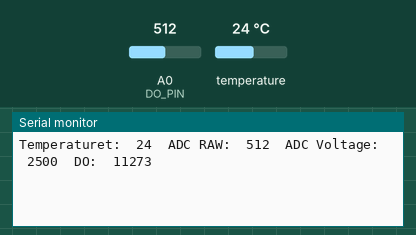
Recording of a sketch running on a simulated Arduino Uno, built with avr-gcc and run on an emulated ATmega328P. Shown: the last lines printed to the serial monitor. The test bench sets the inputs (shaded band); at power-on: temperature 24 °C, A0 (DO_PIN) = 512. EEPROM starts erased.

Above: at 1.2 s.
1.3 s: temperature set to 12 °C
At 1.8 s:
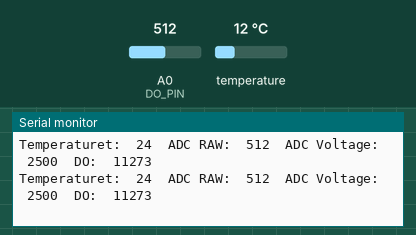
2.8 s: A0 (DO_PIN) set to 490
At 3.7 s:
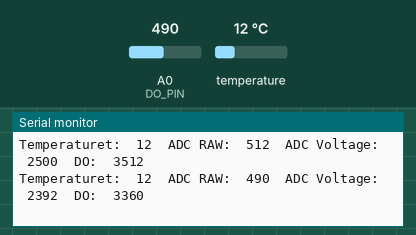
4.3 s: temperature set to 19 °C
At 4.8 s:
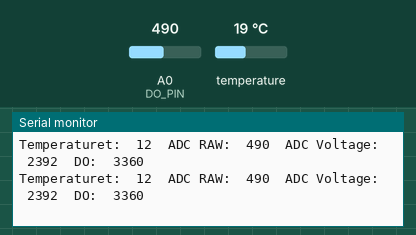
5.8 s: A0 (DO_PIN) set to 510
At 5.8 s:
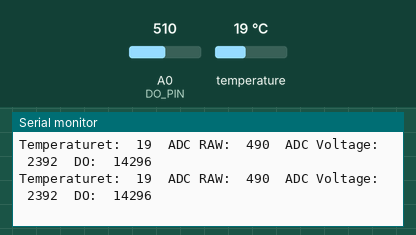
7.3 s: temperature set to 28 °C
At 8.0 s:
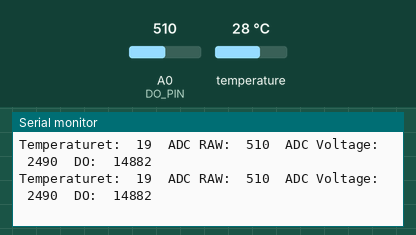
Timing chart, 0 to 10.3 s (numbered marks = the images above; inputs shaded):
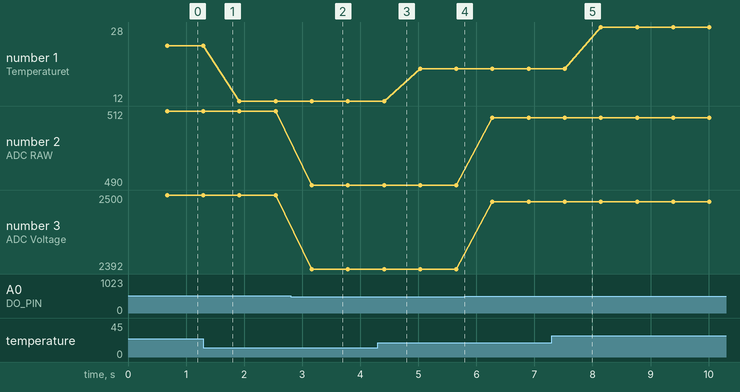

Measured:
- after the input at 2.8 s, the serial monitor: prints a new line after 0.36 s (image 2)
- plotted number 1: 24 → 12 after the input at 1.3 s, 12 → 19 after the input at 4.3 s, 19 → 28 after the input at 7.3 s
- plotted number 2: 512 → 490 after the input at 2.8 s, 490 → 510 after the input at 5.8 s
- plotted number 3: 2500 → 2392 after the input at 2.8 s, 2392 → 2490 after the input at 5.8 s

The sketch:

Cat.ino
```cpp
#include <OneWire.h> //Temp & DO
#include <EEPROM.h>  //TDS & Conductivity
#include "GravityTDS.h" //TDS
#include "DFRobot_EC10.h" //Conductivity

//----------------TEMP--------------------
int TempSensorPin = 2; //DS18S20 Signal pin on digital 2
//Temperature chip i/o
OneWire ds(TempSensorPin);  // on digital pin 2
float temperature;

//----------------PH-----------------------
#define pHSensorPin 2        //pH meter Analog output to Arduino Analog Input 0
unsigned long int avgValue;  //Store the average value of the sensor feedback
float b;
int buf[10],temp;
float ph;

//----------------TURBIDITY----------------
#define TurbiditySensorPin A1
float turbidity;

//---------------TDS-----------------------
#define TdsSensorPin A4
GravityTDS gravityTds;
float tdsValue = 0;

//----------------CONDUCTIVITY------------
#define ConductivityPin A3
float voltageEC,ecValue;
DFRobot_EC10 ec;

//-------------DO-------------------------
#define DO_PIN A0

#define VREF 5000    //VREF (mv)
#define ADC_RES 1024 //ADC Resolution

//Single-point calibration Mode=0
//Two-point calibration Mode=1
#define TWO_POINT_CALIBRATION 1

#define READ_TEMP (25) //Current water temperature ℃, Or temperature sensor function!!!!!!!!!!!!!!!!!!!!!!!!!!

//Single point calibration needs to be filled CAL1_V and CAL1_T
#define CAL1_V (1928) //mv
#define CAL1_T (25)   //℃
//Two-point calibration needs to be filled CAL2_V and CAL2_T
//CAL1 High temperature point, CAL2 Low temperature point
#define CAL2_V (1300) //mv
#define CAL2_T (15)   //℃

const uint16_t DO_Table[41] = {
    14460, 14220, 13820, 13440, 13090, 12740, 12420, 12110, 11810, 11530,
    11260, 11010, 10770, 10530, 10300, 10080, 9860, 9660, 9460, 9270,
    9080, 8900, 8730, 8570, 8410, 8250, 8110, 7960, 7820, 7690,
    7560, 7430, 7300, 7180, 7070, 6950, 6840, 6730, 6630, 6530, 6410};

uint8_t Temperaturet;
uint16_t ADC_Raw;
uint16_t ADC_Voltage;
uint16_t DO;

int16_t readDO(uint32_t voltage_mv, uint8_t temperature_c)
{
#if TWO_POINT_CALIBRATION == 0
  uint16_t V_saturation = (uint32_t)CAL1_V + (uint32_t)35 * temperature_c - (uint32_t)CAL1_T * 35;
  return (voltage_mv * DO_Table[temperature_c] / V_saturation);
#else
  uint16_t V_saturation = (int16_t)((int8_t)temperature_c - CAL2_T) * ((uint16_t)CAL1_V - CAL2_V) / ((uint8_t)CAL1_T - CAL2_T) + CAL2_V;
  return (voltage_mv * DO_Table[temperature_c] / V_saturation);
#endif
}


void setup(void) {

for(byte i = 0;i< 8; i++ ){///////////////////////////////////////////////////////////////////////////////7här har jag fibblat
      EEPROM.write(0x0F+i, 0xFF);
    }

  Serial.begin(9600);

  //----------------TDS-------------------
   gravityTds.setPin(TdsSensorPin);
   gravityTds.setAref(5.0);  //reference voltage on ADC, default 5.0V on Arduino UNO
   gravityTds.setAdcRange(1024);  //1024 for 10bit ADC;4096 for 12bit ADC
   gravityTds.begin();  //initialization
  //--------------CONDUCTIVITY------------
   ec.begin();
  }

void loop(void) {

    //int fromPI = 0;
    //if(Serial.available() > 0){
      //fromPI = Serial.read(); //detta ger oss vårt case.
      //}
      delay(100);
      int fromPI = (int)'6';
  switch (fromPI) {
    case '1': //TEMP
      temperature = getTemp();
      Serial.println(temperature);

      break;

    case '2': //pH
      ph = getpH();
      Serial.println(ph,2);

      break;

    case '3': //TURBIDITY
      turbidity = getTurbidity();
      Serial.println(turbidity); // print out the value you read
      Serial.println(" NTU");
      break;

    case '4': //TDS

      temperature = getTemp();  //make sure the temp is measured
      Serial.println(temperature);
      gravityTds.setTemperature(temperature);  // set the temperature and execute temperature compensation
      gravityTds.update();  //sample and calculate
      tdsValue = gravityTds.getTdsValue();  // then get the value
      Serial.println(tdsValue,2);
      Serial.println("ppm");

      break;

    case '5': //CONDUCTIVITY

        static unsigned long timepoint = millis();
      if(millis()-timepoint>1000U)  //time interval: 1s
      {
        timepoint = millis();
        voltageEC = analogRead(ConductivityPin)/1024.0*5000;  // read the voltage
        //Serial.print("Conductivity: \nvoltage:");
        Serial.println(voltageEC);
        temperature = getTemp();  //make sure the temp is measured
        ecValue =  ec.readEC(voltageEC,temperature);  // convert voltage to EC with temperature compensation
        Serial.print("V \nEC:");
        Serial.println(ecValue,1);
        Serial.println("ms/cm");
      }
      ec.calibration(voltageEC,temperature);  // calibration process by Serail CMD

      break;

    case '6'://DO
      Temperaturet = (uint8_t)getTemp();//läs temp ist
      ADC_Raw = analogRead(DO_PIN);
      ADC_Voltage = uint32_t(VREF) * ADC_Raw / ADC_RES;

      Serial.print("Temperaturet:\t" + String(Temperaturet) + "\t");
      Serial.print("ADC RAW:\t" + String(ADC_Raw) + "\t");
      Serial.print("ADC Voltage:\t" + String(ADC_Voltage) + "\t");
      Serial.println("DO:\t" + String(readDO(ADC_Voltage, Temperaturet)) + "\t");
      break;

    case 'H':
      Serial.println("C");
      break;

    default:
      break;

  }
}

/** Returns the temperature from one DS18S20 in DEG Celsius.
 *
 */
float getTemp(){

    byte data[12];
    byte addr[8];

    if ( !ds.search(addr)) {
        //no more sensors on chain, reset search
        ds.reset_search();
        return -1000;
    }

    if ( OneWire::crc8( addr, 7) != addr[7]) {
        //Serial.println("CRC is not valid!");
        return -1000;
    }

    if ( addr[0] != 0x10 && addr[0] != 0x28) {
        //Serial.print("Device is not recognized");
        return -1000;
    }

    ds.reset();
    ds.select(addr);
    ds.write(0x44,1); // start conversion, with parasite power on at the end

    byte present = ds.reset();
    ds.select(addr);
    ds.write(0xBE); // Read Scratchpad

    delay(500);
    for (int i = 0; i < 9; i++) { // we need 9 bytes
      data[i] = ds.read();
    }

    ds.reset_search();

    byte MSB = data[1];
    byte LSB = data[0];

    float tempRead = ((MSB << 8) | LSB); //using two's compliment
    float TemperatureSum = tempRead / 16;

    return TemperatureSum;

}

float getpH(){

      for(int i=0;i<10;i++)       //Get 10 sample value from the sensor for smooth the value
    {
      buf[i]=analogRead(pHSensorPin);
      delay(10);
      //i.7
    }
    for(int i=0;i<9;i++)        //sort the analog from small to large
    {
      for(int j=i+1;j<10;j++)
      {
        if(buf[i]>buf[j])
        {
          temp=buf[i];
          buf[i]=buf[j];
          buf[j]=temp;
        }
      }
    }
    avgValue=0;
    for(int i=2;i<8;i++)                      //take the average value of 6 center sample
      avgValue+=buf[i];
    float phValue=(float)avgValue*5.0/1024/6; //convert the analog into millivolt
    phValue=3.5*phValue;                      //convert the millivolt into pH value

 //   phValue =

    return phValue;
  }

float getTurbidity(){

    int turbiditySensorValue = analogRead(TurbiditySensorPin);// read the input on analog pin 2:
    float voltage = turbiditySensorValue * (5.0 / 1024.0); // Convert the analog reading (which goes from 0 - 1023) to a voltage (0 - 5V):
  //Here we need to convert it to NTU
    voltage = (-1)*1120.4*voltage*voltage + 5742.3*voltage - 4352.9;
    return voltage;
    }
```

DFRobot_EC10.cpp
```cpp
// (licence header left out)
#if ARDUINO >= 100
#include "Arduino.h"
#else
#include "WProgram.h"
#endif

#include "DFRobot_EC10.h"
#include <EEPROM.h>

#define EEPROM_write(address, p) {int i = 0; byte *pp = (byte*)&(p);for(; i < sizeof(p); i++) EEPROM.write(address+i, pp[i]);}
#define EEPROM_read(address, p)  {int i = 0; byte *pp = (byte*)&(p);for(; i < sizeof(p); i++) pp[i]=EEPROM.read(address+i);}

#define KVALUEADDR 0x0F    //the start address of the K value stored in the EEPROM
#define RES2 (7500.0/0.66)
#define ECREF 20.0

DFRobot_EC10::DFRobot_EC10()
{
    this->_ecvalue = 0.0;
    this->_kvalue = 1.0;
    this->_cmdReceivedBufferIndex = 0;
    this->_voltage = 0.0;
    this->_temperature = 25;
}

DFRobot_EC10::~DFRobot_EC10()
{

}

void DFRobot_EC10::begin()
{

    EEPROM_read(KVALUEADDR, this->_kvalue);  //read the calibrated K value from EEPROM
    if((EEPROM.read(KVALUEADDR)==0xFF && EEPROM.read(KVALUEADDR+1)==0xFF && EEPROM.read(KVALUEADDR+2)==0xFF && EEPROM.read(KVALUEADDR+3)==0xFF)||(this->_kvalue>100)||(this->_kvalue<0.01))
    {
      this->_kvalue = 1.0;
      EEPROM_write(KVALUEADDR, this->_kvalue);
    }
    //Serial.print("_kvalue:");
    //Serial.println(this->_kvalue);
}

float DFRobot_EC10::readEC(float voltage, float temperature)
{
    float value = 0;
    this->_ecvalueRaw = 1000*voltage/RES2/ECREF*this->_kvalue*10.0;
    value = this->_ecvalueRaw / (1.0+0.0185*(temperature-25.0));  //temperature compensation
    this->_ecvalue = value;  //store the EC value for Serial CMD calibration
    return value;
}

void DFRobot_EC10::calibration(float voltage, float temperature, char* cmd)
{
    this->_voltage = voltage;
    this->_temperature = temperature;
    strupr(cmd);
    ecCalibration(cmdParse(cmd));
}

void DFRobot_EC10::calibration(float voltage, float temperature)
{
    this->_voltage = voltage;
    this->_temperature = temperature;

    if(cmdSerialDataAvailable() > 0)
    {
        ecCalibration(cmdParse());  // if received Serial CMD from the serial monitor, enter into the calibration mode
    }
}

boolean DFRobot_EC10::cmdSerialDataAvailable()
{
    char cmdReceivedChar;
    static unsigned long cmdReceivedTimeOut = millis();
    while (Serial.available()>0)
    {
      if (millis() - cmdReceivedTimeOut > 500U)
      {
        this->_cmdReceivedBufferIndex = 0;
        memset(this->_cmdReceivedBuffer,0,(ReceivedBufferLength2));
      }
      cmdReceivedTimeOut = millis();
      cmdReceivedChar = Serial.read();
      if (cmdReceivedChar == '\n' || this->_cmdReceivedBufferIndex==ReceivedBufferLength2-1){
      this->_cmdReceivedBufferIndex = 0;
      strupr(this->_cmdReceivedBuffer);
      return true;
      }else{
        this->_cmdReceivedBuffer[this->_cmdReceivedBufferIndex] = cmdReceivedChar;
        this->_cmdReceivedBufferIndex++;
      }
    }
    return false;
}

byte DFRobot_EC10::cmdParse(const char* cmd)
{
  byte modeIndex = 0;
  if(strstr(cmd, "ENTEREC") != NULL)
      modeIndex = 1;
  else if(strstr(cmd, "EXITEC") != NULL)
      modeIndex = 3;
  else if(strstr(cmd, "CALEC") != NULL)
      modeIndex = 2;
  return modeIndex;
}

byte DFRobot_EC10::cmdParse()
{
  byte modeIndex = 0;
  if(strstr(this->_cmdReceivedBuffer, "ENTEREC") != NULL)
      modeIndex = 1;
  else if(strstr(this->_cmdReceivedBuffer, "EXITEC") != NULL)
      modeIndex = 3;
  else if(strstr(this->_cmdReceivedBuffer, "CALEC") != NULL)
      modeIndex = 2;
  return modeIndex;
}

void DFRobot_EC10::ecCalibration(byte mode)
{
    char *receivedBufferPtr;
    static boolean ecCalibrationFinish = 0;
    static boolean enterCalibrationFlag = 0;
    static float rawECsolution;
    float KValueTemp;
    switch(mode)
    {
      case 0:
      if(enterCalibrationFlag)
         Serial.println(F(">>>Command Error<<<"));
      break;

      case 1:
      enterCalibrationFlag = 1;
      ecCalibrationFinish = 0;
      Serial.println();
      Serial.println(F(">>>Enter Calibration Mode<<<"));
      Serial.println(F(">>>Please put the probe into the 12.88ms/cm buffer solution<<<"));
      Serial.println();
      break;

      case 2:
      if(enterCalibrationFlag)
      {
          if((this->_ecvalueRaw>6)&&(this->_ecvalueRaw<18))  //recognize 12.88ms/cm buffer solution
          {
            rawECsolution = 12.9*(1.0+0.0185*(this->_temperature-25.0));  //temperature compensation
          }
          else{
            Serial.print(F(">>>Buffer Solution Error<<<   "));
            ecCalibrationFinish = 0;
          }

          KValueTemp = RES2*ECREF*rawECsolution/1000.0/this->_voltage/10.0;  //calibrate the k value
          //Serial.print("Kvaluetemp");
          //Serial.println(KValueTemp);
          if((KValueTemp>0.5) && (KValueTemp<1.5))
          {
              Serial.println();
              Serial.print(F(">>>Successful,K:"));
              Serial.print(KValueTemp);
              Serial.println(F(", Send EXIT to Save and Exit<<<"));

                this->_kvalue =  KValueTemp;

              ecCalibrationFinish = 1;
          }
          else{
            Serial.println();
            Serial.println(F(">>>Failed,Try Again<<<"));
            Serial.println();
            ecCalibrationFinish = 0;
          }
      }
      break;

        case 3:
        if(enterCalibrationFlag)
        {
            Serial.println();
            if(ecCalibrationFinish)
            {
              if((this->_ecvalueRaw>6)&&(this->_ecvalueRaw<18))
              {
                 EEPROM_write(KVALUEADDR, this->_kvalue);
                 Serial.print(F(">>>Calibration Successful"));
              }


            }
            else Serial.print(F(">>>Calibration Failed"));
            Serial.println(F(",Exit Calibration Mode<<<"));
            Serial.println();
            ecCalibrationFinish = 0;
            enterCalibrationFlag = 0;
        }
        break;
    }
}
```

DFRobot_EC10.h
```cpp
// (licence header left out)
#ifndef _DFROBOT_EC10_H_
#define _DFROBOT_EC10_H_

#if ARDUINO >= 100
#include "Arduino.h"
#else
#include "WProgram.h"
#endif

#define ReceivedBufferLength2 10  //length of the Serial CMD buffer

class DFRobot_EC10
{
public:
    DFRobot_EC10();
    ~DFRobot_EC10();
    void calibration(float voltage, float temperature,char* cmd);    //calibration by Serial CMD
	void calibration(float voltage, float temperature);   //calibration by Serial CMD
    float readEC(float voltage, float temperature); // voltage to EC value, with temperature compensation
    void begin();   //initialization

private:
    float _ecvalue;
    float _ecvalueRaw;
    float _kvalue;
    float _voltage;
    float _temperature;

    char _cmdReceivedBuffer[ReceivedBufferLength2];  //store the Serial CMD
    byte _cmdReceivedBufferIndex;

private:
    boolean cmdSerialDataAvailable();
    void ecCalibration(byte mode); // calibration process, wirte key parameters to EEPROM
    byte    cmdParse(const char* cmd);
    byte    cmdParse();
};

#endif
```

GravityTDS.h
```cpp
// (licence header left out)
#ifndef GRAVITY_TDS_H
#define GRAVITY_TDS_H

#include "Arduino.h"

#define ReceivedBufferLength 15
#define TdsFactor 0.5  // tds = ec / 2

class GravityTDS
{
public:
    GravityTDS();
    ~GravityTDS();

    void begin();  //initialization
    void update(); //read and calculate
    void setPin(int pin);
    void setTemperature(float temp);  //set the temperature and execute temperature compensation
    void setAref(float value);  //reference voltage on ADC, default 5.0V on Arduino UNO
    void setAdcRange(float range);  //1024 for 10bit ADC;4096 for 12bit ADC
    void setKvalueAddress(int address); //set the EEPROM address to store the k value,default address:0x08
    float getKvalue();
    float getTdsValue();
    float getEcValue();

private:
    int pin;
    float aref;  // default 5.0V on Arduino UNO
    float adcRange;
    float temperature;
    int kValueAddress;     //the address of the K value stored in the EEPROM
    char cmdReceivedBuffer[ReceivedBufferLength+1];   // store the serial cmd from the serial monitor
    byte cmdReceivedBufferIndex;

    float kValue;      // k value of the probe,you can calibrate in buffer solution ,such as 706.5ppm(1413us/cm)@25^C
    float analogValue;
    float voltage;
    float ecValue; //before temperature compensation
    float ecValue25; //after temperature compensation
    float tdsValue;

    void readKValues();
    boolean cmdSerialDataAvailable();
    byte cmdParse();
    void ecCalibration(byte mode);
};

#endif
```

Source omitted: GravityTDS.cpp (6271 bytes)
